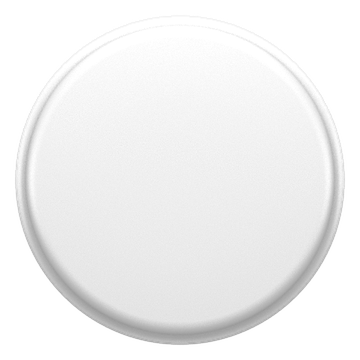
#> input picture Assets/knob_big_3x.png, 360 x 360 px
$ python cap_sprite.py ../../Assets/cap_3x.png ../../Assets/knob_big_3x.png ../../Assets/knob_big_3x.png
#> lines starting #> are read from the running program, lines starting #| are printed output that depends on the picture
import sys, numpy as np
from PIL import Image, ImageFilter
src, capf, out = sys.argv[1], sys.argv[2], sys.argv[3]
import os; S = int(os.environ.get('S','2')); K = 4
cap = Image.open(capf).convert('RGBA'); bb = cap.getbbox(); cx, cy = (bb[0] + bb[2]) // 2, (bb[1] + bb[3]) // 2
#> further down, cap is the input picture: PIL image 360x360 RGBA; mean R, G, B, A 158.8, 158.8, 158.8, 167.9
#> after `bb = cap.getbbox()`: bb = (13, 13, 347, 347)
#> after `cx, cy = ((bb[0] + bb[2]) // 2, (bb[1] + bb[3]) // 2)`: cx = 180; cy = 180
TW, TH = 40, 44                                          # logical tile
tile = cap.crop((cx - TW * K // 2, cy - TH * K // 2, cx + TW * K // 2, cy + TH * K // 2))
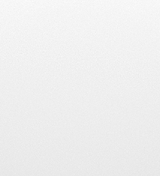
#> tile: PIL image 160x176 RGBA; mean R, G, B, A 238.9, 238.9, 238.9, 255
al = np.asarray(tile)[..., 3].astype(np.float64) / 255
#> al: shape (176, 160) float64; every value is 1
def sh(blur, dx, dy, k):
#> called with blur = 1.1, dx = 0, dy = 2, k = 0.3
    m = Image.fromarray((al * 255).astype(np.uint8)).filter(ImageFilter.GaussianBlur(blur * K))
#> m: PIL image 160x176 L; every value is 255
    return np.roll(np.roll(np.asarray(m).astype(np.float64) / 255, int(dy * K), 0), int(dx * K), 1) * k
#> returned value: shape (176, 160) float64; every value is 0.3
sha = np.clip(1 - (1 - sh(1.1, 0.0, 2.0, 0.30)) * (1 - sh(0.4, 0.0, 0.8, 0.38)), 0, 1)
#> in sh (call 2), `return np.roll(np.roll(np.asarray(m).astype(np.float64) / 255, int(dy ..`: returned value: shape (176, 160) float64; every value is 0.38
#> sha: shape (176, 160) float64; every value is 0.566
full = np.zeros((tile.height, tile.width, 4)); full[..., :3] = (30, 26, 34); full[..., 3] = sha * 255
#> after `full[..., 3] = sha * 255`:
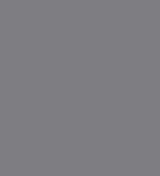
#> full: shape (176, 160, 4) float64; mean of channels 0, 1, 2, 3 30, 26, 34, 144.3; transparent parts drawn white
t = np.asarray(tile).astype(np.float64); a_ = t[..., 3:4] / 255
full[..., :3] = full[..., :3] * (1 - a_) + t[..., :3] * a_
full[..., 3] = np.maximum(full[..., 3], t[..., 3])
pm = full / 255.0; pm[..., :3] *= pm[..., 3:4]
sz = (TW * S, TH * S)
ch = [np.asarray(Image.fromarray(pm[..., i].astype(np.float32), mode='F').resize(sz, Image.LANCZOS)) for i in range(4)]
#> ch = 4 items
o = np.stack(ch, -1).clip(0, 1); al2 = o[..., 3:4]
#> after `al2 = o[..., 3:4]`: al2: shape (88, 80, 1) float32; every value is 1
rgb = np.where(al2 > 1e-6, o[..., :3] / np.maximum(al2, 1e-6), 0).clip(0, 1)
spr = Image.fromarray((np.concatenate([rgb, al2], -1) * 255 + 0.5).astype(np.uint8), 'RGBA')
spr.save(out.replace('.png','_sprite.png'))
img = Image.open(src).convert('RGBA')
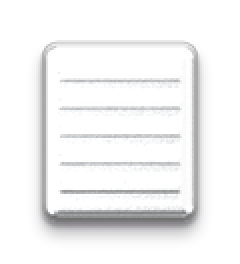
#> input picture Assets/cap_3x.png, 120 x 132 px (shown 2 times larger)
#> img is the input picture: PIL image 120x132 RGBA; mean R, G, B, A 110.9, 110.2, 112.1, 116.2
for x in (96, 384):
    img.alpha_composite(spr, (int(round(x * S - sz[0] / 2)), int(round(158 * S - sz[1] / 2))))
img.save(out)
